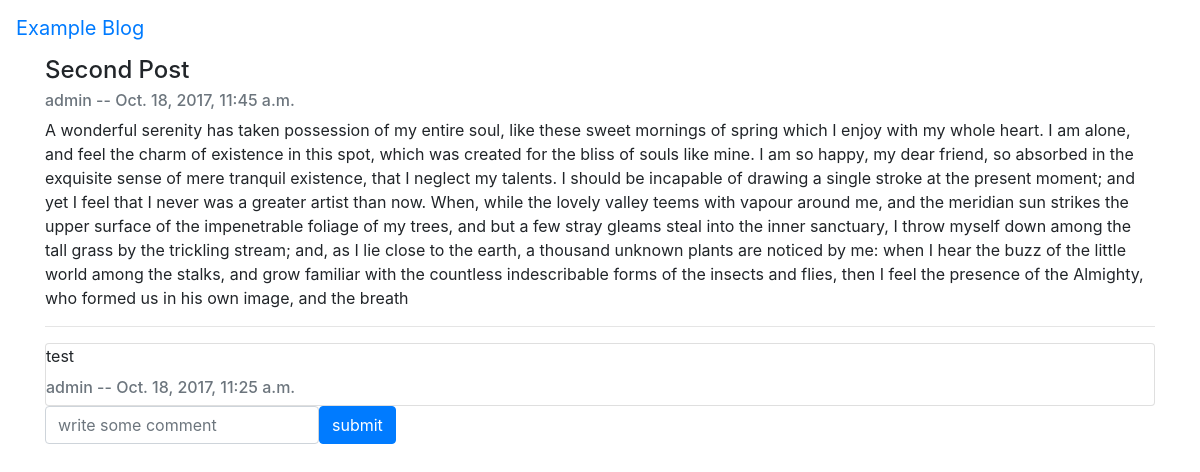
/blog/2/, run on an earlier commit of the app's database.
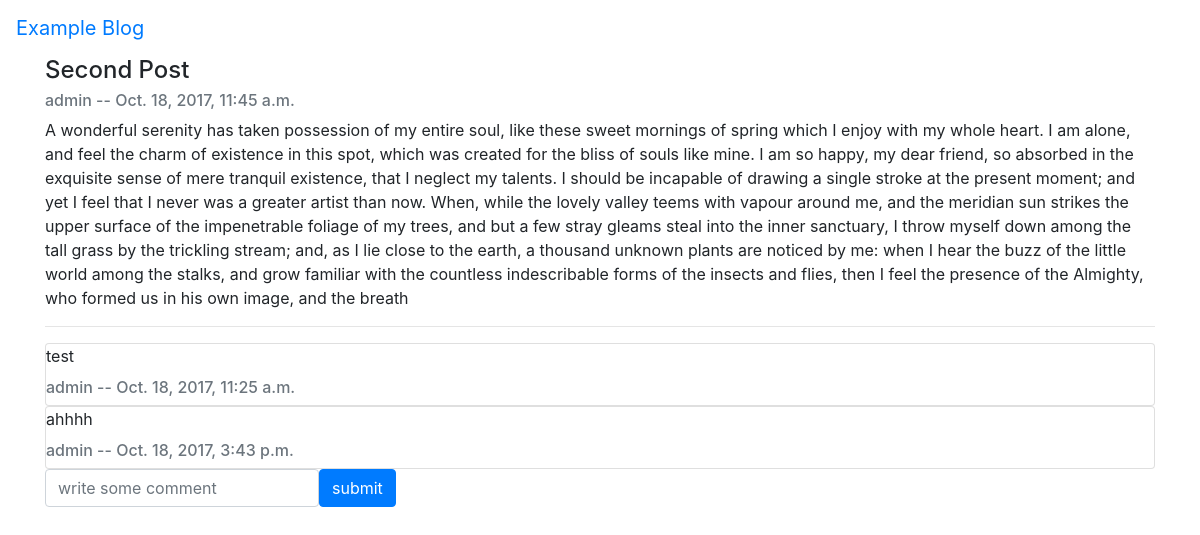
And on a later commit of the database.
### blog/models.py (models this page shows, shortened)
class Comment(models.Model):
    post = models.ForeignKey(Post, on_delete=models.CASCADE)
    author = models.ForeignKey(User)
    content = models.CharField(max_length=200)
    created_at = models.DateTimeField(auto_now_add=True)
    updated_at = models.DateTimeField(auto_now=True)

### blog/views.py (the view)
# urls.py: url(r'^(?P<pk>[0-9]+)/$', views.PostView.as_view(), name='post'),
class PostView(DetailView):
    model = Post
    template_name = 'blog/post.html'

### blog/templates/blog/post.html (shortened to what this page needs)
{% extends 'blog/layout.html' %}
{% block body %}
    <div class="card" style="border:none;">
      <div class="card-block">
        <h4 class="card-title">{{ post.title }}</h4>
        <h6 class="card-subtitle mb-2 text-muted">{{ post.author.username }} -- {{ post.posted_at }}</h6>
        <p class="card-text">{{ post.content }}</p>
      </div>
    </div>
    <hr>
    {% with comments=post.comment_set.all %}
    {% for c in comments %}
        <div class="card">
          <div class="card-block">
            <p class="card-text">{{ c.content }}</p>
            <h6 class="card-subtitle mb-2 text-muted">{{ c.author.username }} -- {{ c.created_at }}</h6>
          </div>
        </div>
    {% endfor %}
    {% endwith %}
    <form class="form-inline" method="POST" action="{% url 'post-comment' pk=post.id %}">
        <input class="form-control" type="text" name="content" placeholder="write some comment">
        <button class="btn btn-primary" type="submit">submit</button>
    </form>
{% endblock %}

What changed in the data, as far as the page shows it:
added Comment: content "ahhhh", author.username "admin", created_at "Oct. 18, 2017, 3:43 p.m."
